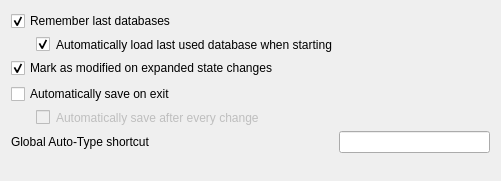
<?xml version="1.0" encoding="UTF-8"?>
<ui version="4.0">
 <class>SettingsWidgetGeneral</class>
 <widget class="QWidget" name="SettingsWidgetGeneral">
  <property name="geometry">
   <rect>
    <x>0</x>
    <y>0</y>
    <width>501</width>
    <height>181</height>
   </rect>
  </property>
  <layout class="QFormLayout" name="formLayout">
   <property name="fieldGrowthPolicy">
    <enum>QFormLayout::ExpandingFieldsGrow</enum>
   </property>
   <property name="labelAlignment">
    <set>Qt::AlignLeading|Qt::AlignLeft|Qt::AlignVCenter</set>
   </property>
   <item row="0" column="0">
    <widget class="QCheckBox" name="rememberLastDatabasesCheckBox">
     <property name="text">
      <string>Remember last databases</string>
     </property>
     <property name="checked">
      <bool>true</bool>
     </property>
    </widget>
   </item>
   <item row="1" column="0">
    <widget class="QCheckBox" name="autoLoadLastDatabaseCheckBox">
     <property name="styleSheet">
      <string notr="true">margin-left: 25px;</string>
     </property>
     <property name="text">
      <string>Automatically load last used database when starting</string>
     </property>
     <property name="checked">
      <bool>true</bool>
     </property>
    </widget>
   </item>
   <item row="2" column="0">
    <widget class="QCheckBox" name="modifiedExpandedChangedCheckBox">
     <property name="text">
      <string>Mark as modified on expanded state changes</string>
     </property>
     <property name="checked">
      <bool>true</bool>
     </property>
    </widget>
   </item>
   <item row="3" column="0">
    <widget class="QCheckBox" name="autoSaveOnExitCheckBox">
     <property name="text">
      <string>Automatically save on exit</string>
     </property>
    </widget>
   </item>
   <item row="4" column="0">
    <widget class="QCheckBox" name="autoSaveAfterEveryChangeCheckBox">
     <property name="styleSheet">
      <string notr="true">margin-left: 25px;</string>
     </property>
     <property name="enabled">
      <bool>false</bool>
     </property>
     <property name="text">
      <string>Automatically save after every change</string>
     </property>
    </widget>
   </item>
   <item row="5" column="0">
    <widget class="QLabel" name="label">
     <property name="text">
      <string>Global Auto-Type shortcut</string>
     </property>
    </widget>
   </item>
   <item row="5" column="1">
    <widget class="ShortcutWidget" name="autoTypeShortcutWidget"/>
   </item>
  </layout>
 </widget>
 <customwidgets>
  <customwidget>
   <class>ShortcutWidget</class>
   <extends>QLineEdit</extends>
   <header>autotype/ShortcutWidget.h</header>
  </customwidget>
 </customwidgets>
 <resources/>
 <connections/>
</ui>
